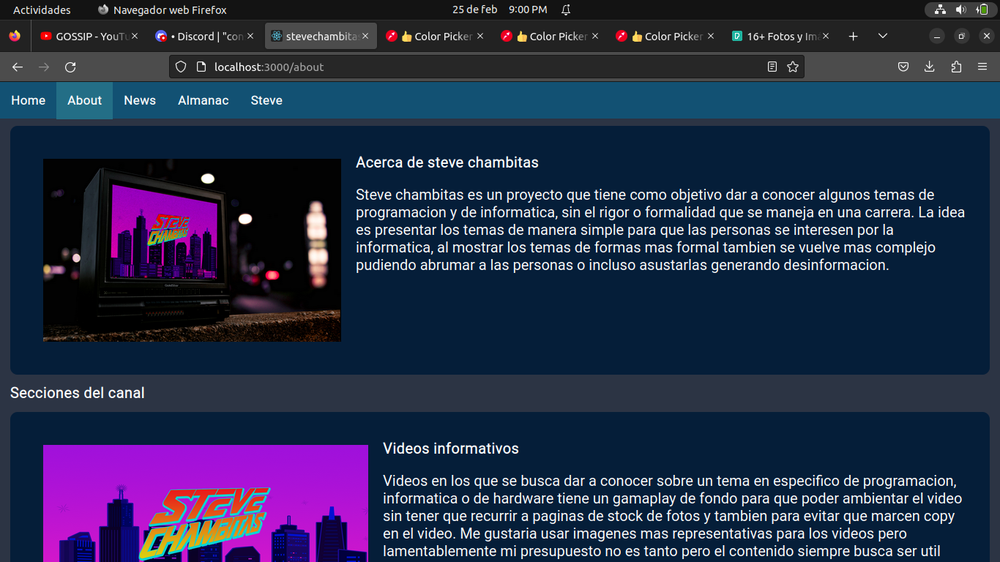
#> input picture img.png, 1000 x 562 px, shrunk from 1366 x 768 before the run
$ python sitf.py
#> lines starting #> are read from the running program, lines starting #| are printed output that depends on the picture
import cv2
import numpy as np

#se carga la imagen en la que se van a buscar las caracteriscas
img=cv2.imread("img.png",cv2.IMREAD_GRAYSCALE)
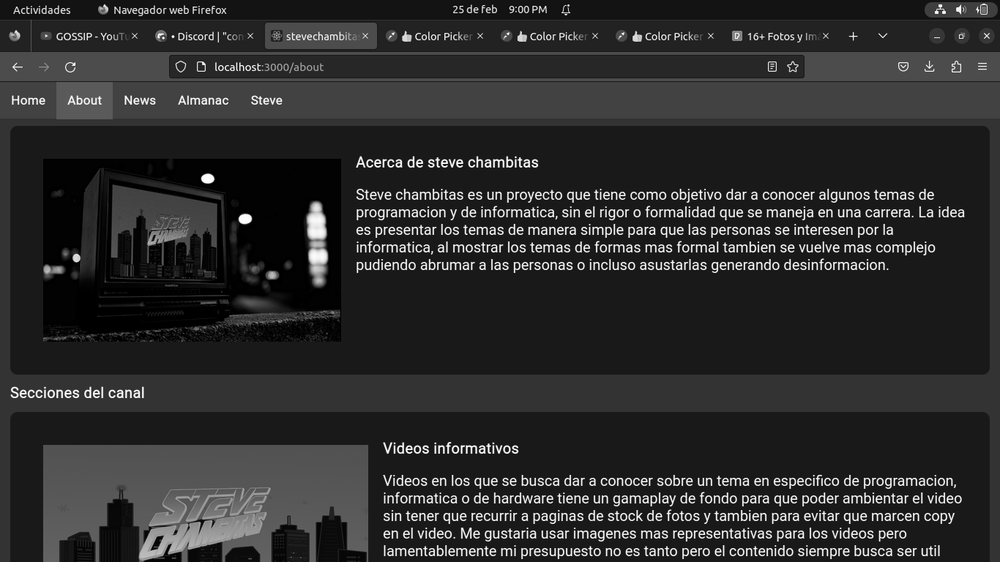
#> img: shape (562, 1000); min 0, max 255, mean 44.7

#se crea una instancia de la libreria de SIFT para poder trabajar con ella
sift=cv2.xfeatures2d.SIFT_create()


#surft=cv2.xfeatures2d.SURF_create()
orb=cv2.ORB_create()

#keypoints, descriptors=sift.detectAndCompute(img, None)
#keypoints, descriptors=surft.detectAndCompute(img, None)
keypoints, descriptors=orb.detectAndCompute(img, None)
#> keypoints = 500 keypoints; strongest (x, y, size): (246, 216, 77.1), (249, 218, 53.6), (667, 502, 31), (211, 178, 53.6)

img=cv2.drawKeypoints(img,keypoints,None)
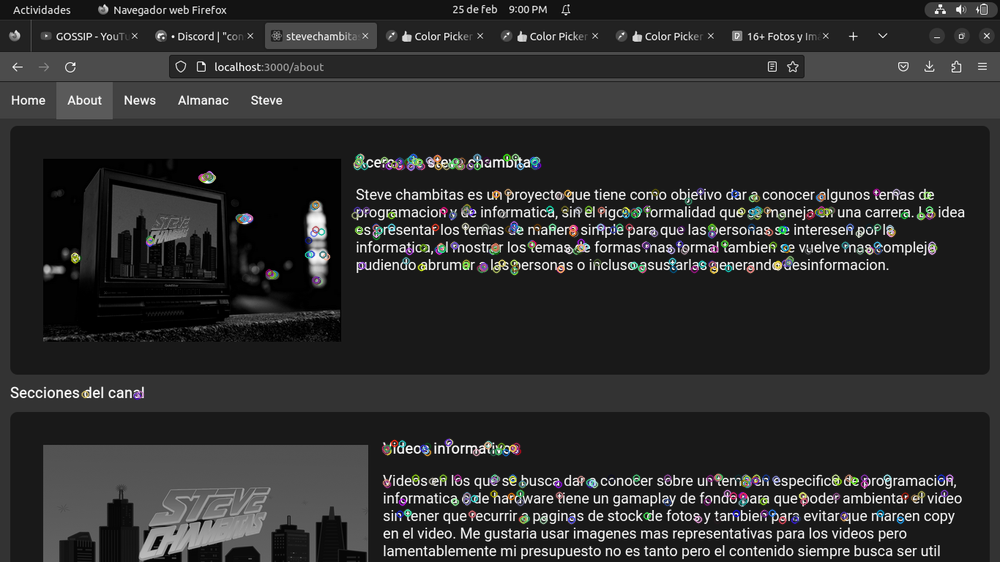
#> img: shape (562, 1000, 3); mean of channels 0, 1, 2 45.4, 45.4, 45.4; drawn as B, G, R

cv2.imshow("image",img)
cv2.waitKey(0)
cv2.destroyAllWindows()
